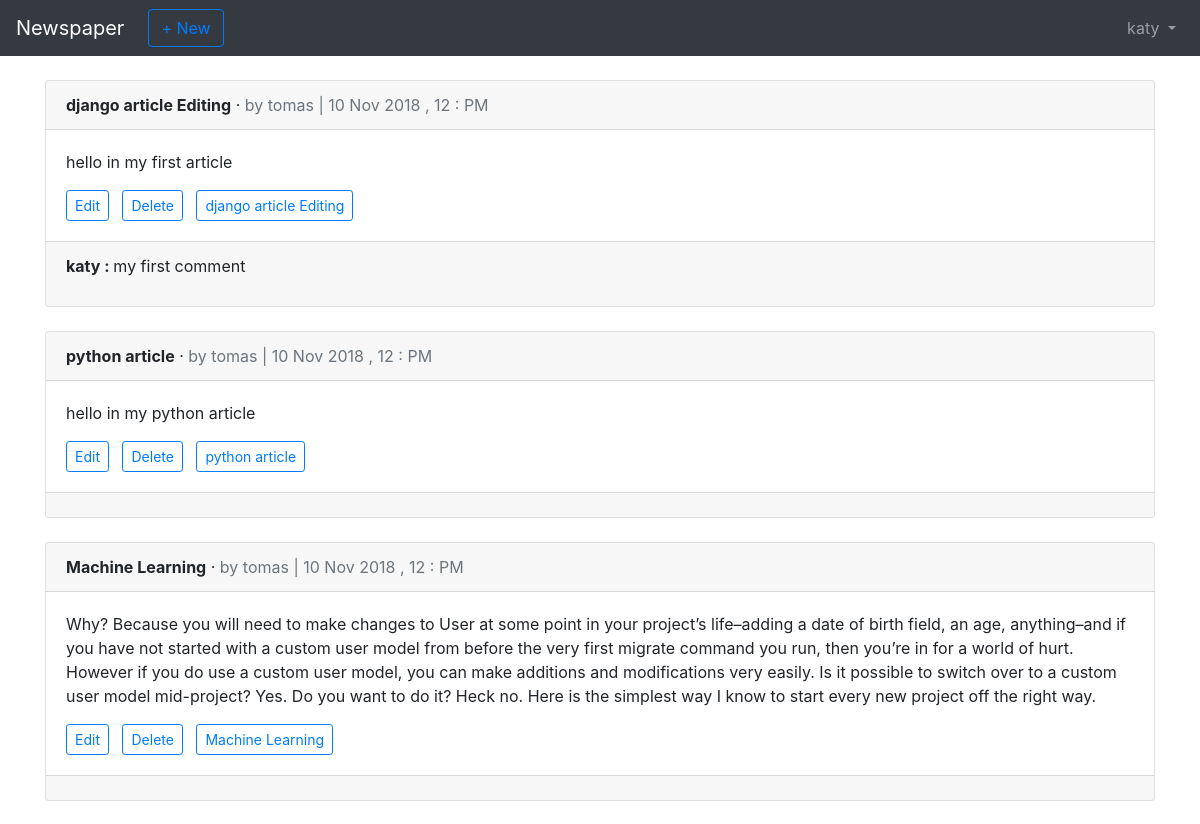
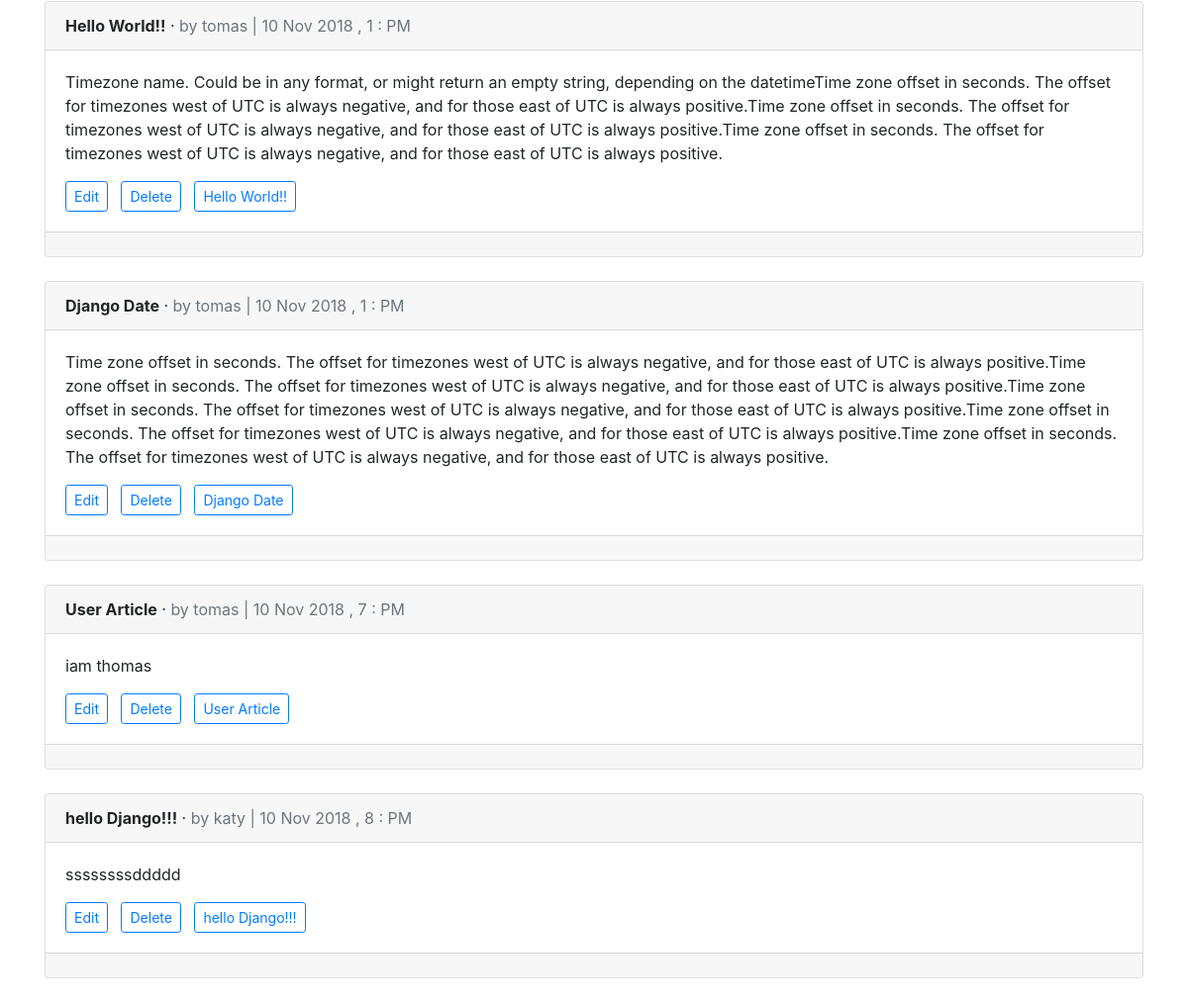
Screenshot of /articles/ (signed in) with the database file from the repository (2 pictures, top to bottom).
### users/models.py (models this page shows)
class CustomUser(AbstractUser):
    age = models.PositiveIntegerField(null=True, blank=True)

### articles/models.py (models this page shows, shortened)
class Article(models.Model):
    title = models.CharField(max_length=100)
    body = models.TextField()
    date = models.DateTimeField(auto_now_add=True)
    author = models.ForeignKey(get_user_model() , on_delete=models.CASCADE)

class Comment(models.Model):
    article = models.ForeignKey(Article , on_delete=models.CASCADE , related_name='comments')
    author = models.ForeignKey(get_user_model() , on_delete=models.CASCADE)
    comment = models.CharField(max_length=120)
    def __str__(self):
        return self.comment

### articles/views.py (the view)
# urls.py: path('' , ArticleListView.as_view() , name='article_list'),
class ArticleListView(LoginRequiredMixin,ListView):
    model = Article
    template_name = 'article_list.html'
    login_url = 'login'

### articles/templates/article_list.html (shortened to what this page needs)
{% extends "base.html" %}
{% block content %}
  {% for article in object_list %}
    <div class="card">
      <div class="card-header">
        <span class="font-weight-bold">{{ article.title }}</span> &middot;
        <span class="text-muted">by {{ article.author }} |
          {{ article.date|date:"d\ M\ Y , g : A" }}</span>
      </div>
      <div class="card-body">
        <p>{{ article.body }}</p>
        <a class="btn btn-outline-primary btn-sm" href="{% url 'article_edit' article.pk %}">Edit</a> &nbsp;
         <a class="btn btn-outline-primary btn-sm" href="{% url 'article_delete' article.pk %}">Delete</a> &nbsp;
         <a class="btn btn-outline-primary btn-sm" href="{% url 'article_detail' article.pk %}">{{ article.title }}</a>
        </div>
      <div class="card-footer ">
        {% for comment in article.comments.all %}
          <p> <span class="font-weight-bold">{{ comment.author }} : </span>
            {{ comment }}
           </p>
        {% endfor %}
      </div>
    </div>
    <br/>
  {% endfor %}
{% endblock content %}

### templates/base.html (shortened to what this page needs)
<!DOCTYPE html>
{% load static %}
{% load crispy_forms_tags %}
<html lang="en" dir="ltr">
  <head>
    <link rel="stylesheet" href="https://stackpath.bootstrapcdn.com/bootstrap/4.1.3/css/bootstrap.min.css"
>
    <link rel="stylesheet" href="{% static 'css/myy.css' %}">
  </head>
  <body>
    <nav class="navbar navbar-expand-md navbar-dark bg-dark mb-4">
      <a class="navbar-brand" href="{% url 'home' %}">Newspaper</a>
      {% if user.is_authenticated %}
        <ul class="navbar-nav mr-auto">
          <li class="nav-item"><a class="btn btn-outline-primary ml-2" href="{% url 'article_new' %}">+ New</a></li>
        </ul>
      {% endif %}
        <div class="collapse navbar-collapse" id="navbarCollapse">
        {% if user.is_authenticated %}
          <ul class="navbar-nav ml-auto">
          <li class="nav-item">
          <a class="nav-link dropdown-toggle" href="#" id="userMenu"
          data-toggle="dropdown" aria-haspopup="true"
          aria-expanded="false">
          {{ user.username }}
          </a>
          </li>
          </ul>
      {% endif %}
      </div>
    </nav>
    <div class="container">
      {% block content %}
      {% endblock content %}
    </div>
  </body>
</html>

### rows the page displays
CustomUser: username "katy"
Article: title "django article Editing", author "tomas", date "10 Nov 2018 , 12 : PM", body "hello in my first article"
Comment: author "katy", comment "my first comment"
Article: title "python article", author "tomas", date "10 Nov 2018 , 12 : PM", body "hello in my python article"
Article: title "Machine Learning", author "tomas", date "10 Nov 2018 , 12 : PM", body "Why? Because you will need to make changes to User at some point in your project’s life–adding a date of birth field, an age, anything–and if you have not started with a custom user model from before the very first migrate command you run, then you’re in for a world of hurt. However if you do use a custom user model, you can make additions and modifications very easily. Is it possible to switch over to a custom user model mid-project? Yes. Do you want to do it? Heck no. Here is the simplest way I know to start every new project off the right way."
Article: title "Hello World!!", author "tomas", date "10 Nov 2018 , 1 : PM", body "Timezone name. Could be in any format, or might return an empty string, depending on the datetimeTime zone offset in seconds. The offset for timezones west of UTC is always negative, and for those east of UTC is always positive.Time zone offset in seconds. The offset for timezones west of UTC is always negative, and for those east of UTC is always positive.Time zone offset in seconds. The offset for timezones west of UTC is always negative, and for those east of UTC is always positive."
Article: title "Django Date", author "tomas", date "10 Nov 2018 , 1 : PM", body "Time zone offset in seconds. The offset for timezones west of UTC is always negative, and for those east of UTC is always positive.Time zone offset in seconds. The offset for timezones west of UTC is always negative, and for those east of UTC is always positive.Time zone offset in seconds. The offset for timezones west of UTC is always negative, and for those east of UTC is always positive.Time zone offset in seconds. The offset for timezones west of UTC is always negative, and for those east of UTC is always positive.Time zone offset in seconds. The offset for timezones west of UTC is always negative, and for those east of UTC is always positive."
Article: title "User Article", author "tomas", date "10 Nov 2018 , 7 : PM", body "iam thomas"
Article: title "hello Django!!!", author "katy", date "10 Nov 2018 , 8 : PM", body "ssssssssddddd"
